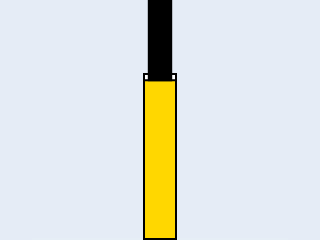

Notebook code for this chart:
### Code cell
list_mult_bottles(ml_left,ml_start,plot_df)

if plot_df["Backups"].values[0]>0:
    pct_list=list_mult_bottles(ml_left,ml_start,plot_df)

    for i in pct_list:
        plot_bottles(i,ml_start)
else:
    plot_bottles(ml_left/ml_start, ml_start)

### Figure 1 — Plotly figure (JSON) as saved in the notebook; plotly's stock layout.template omitted (floating-point values rounded to 4 significant figures)
{"data": [{"alignmentgroup": "True", "hovertemplate": "x=%{x}<br>y=%{y}<extra></extra>", "legendgroup": "", "marker": {"color": "#636efa", "pattern": {"shape": ""}}, "name": "", "offsetgroup": "", "orientation": "v", "showlegend": false, "textposition": "auto", "type": "bar", "x": [0], "xaxis": "x", "y": [0], "yaxis": "y"}], "layout": {"barmode": "relative", "height": 166.7, "legend": {"tracegroupgap": 0}, "margin": {"b": 0, "l": 0, "r": 0, "t": 0}, "shapes": [{"fillcolor": "gold", "line": {"color": "black"}, "type": "rect", "x0": -0.05, "x1": 0.05, "y0": 0, "y1": 0.208}, {"fillcolor": "white", "line": {"color": "black"}, "type": "rect", "x0": -0.05, "x1": 0.05, "y0": 0.208, "y1": 0.2}, {"fillcolor": "black", "line": {"color": "black"}, "type": "rect", "x0": -0.035, "x1": 0.035, "y0": 0.2, "y1": 0.3}], "showlegend": false, "width": 166.7, "xaxis": {"anchor": "y", "domain": [0, 1], "title": {"text": "x"}, "visible": false}, "yaxis": {"anchor": "x", "domain": [0, 1], "title": {"text": "y"}, "visible": false}}}
